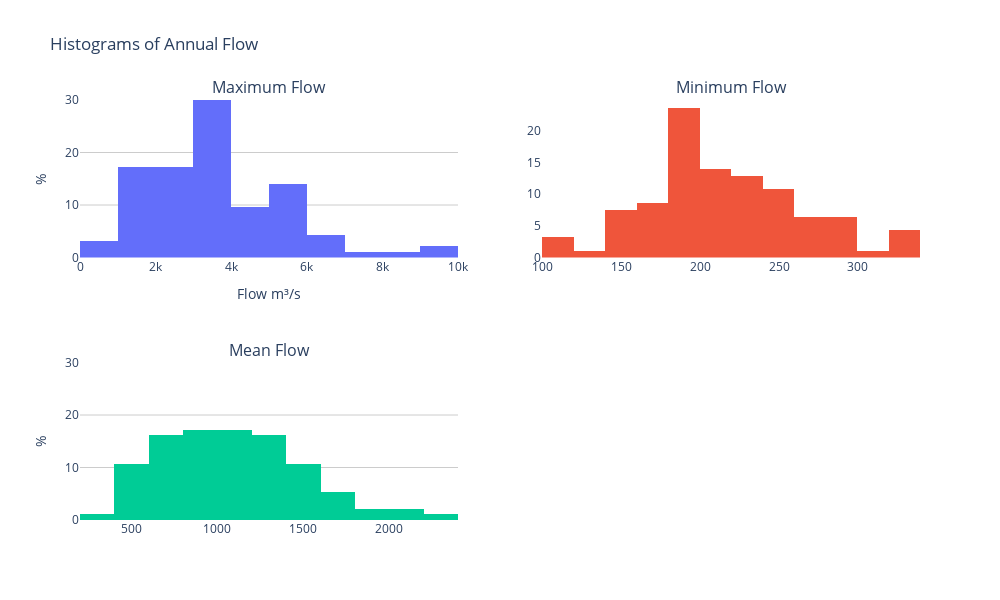

Notebook cell for this chart:
### Markdown cell above
# Annual Mean, Max and Min

### Code cell
fig = make_subplots(rows=2, cols=2, subplot_titles=("Maximum Flow","Minimum Flow","Mean Flow"))
fig.add_trace(go.Histogram(x=yearly['Flow_max'],histnorm='percent'),row=1,col=1)
fig.add_trace(go.Histogram(x=yearly['Flow_min'],histnorm='percent'),row=1,col=2)
fig.add_trace(go.Histogram(x=yearly['Flow_mean'],histnorm='percent'),row=2,col=1)

fig.update_layout(
    xaxis=dict(
        showgrid=False,
        showline=False,
        title_text="Flow m\u00B3/s"
    ),
    width=1000, height=600, autosize=False,
    plot_bgcolor='white',
    showlegend=False,
    title_text="Histograms of Annual Flow"
)
fig.update_yaxes(showline=False, showgrid=True,gridcolor='rgb(204, 204, 204)',title_text='%',row=1,col=1,range=(0,30))
fig.update_yaxes(showline=False, showgrid=True,gridcolor='rgb(204, 204, 204)',title_text='%',row=2,col=1,range=(0,30))
fig.update_yaxes(showline=False, showgrid=True,gridcolor='rgb(204, 204, 204)',title_text='%',row=2,col=1,range=(0,30))
fig.show(renderer=bookRenderer)

### Figure 1 — Plotly figure (JSON) as saved in the notebook; plotly's stock layout.template omitted (floating-point values rounded to 4 significant figures)
{"data": [{"histnorm": "percent", "type": "histogram", "x": [3452, 4501, 3313, 2261, 1589, 2188, 3356, 3803, 1617, 5589, 3279, 2497, 3600, 3228, 2873, 5260, 3356, 2188, 1708, 2543, 3886, 1589, 4629, 6170, 905, 5187, 4402, 6170, 5886, 3812, 3803, 5673, 9154, 9912, 4432, 4629, 6081, 5570, 7115, 2450, 2743, 5396, 3452, 5513, 8540, 4874, 3139, 1881, 1208, 2840, 5415, 5434, 2831, 6348, 5326, 3068, 3452, 1437, 1117, 1808, 1953, 3050, 2077, 2467, 3812, 1028, 2294, 905, 3573, 1839, 1232, 819, 1400, 3525, 3421, 3411, 3677, 2029, 3846, 4339, 1337, 2684, 4543, 3367, 5796, 5149, 4356, 3544, 3615, 3575, 1460, 2976, 3890], "xaxis": "x", "yaxis": "y"}, {"histnorm": "percent", "type": "histogram", "x": [111, 159, 193, 180, 195, 189, 201, 236, 189, 159, 178, 189, 201, 225, 221, 215, 225, 189, 171, 178, 193, 195, 193, 261, 193, 171, 193, 257, 221, 259, 212, 250, 291, 284, 243, 195, 201, 267, 284, 291, 264, 246, 267, 257, 281, 335, 320, 276, 229, 209, 221, 240, 335, 274, 338, 312, 284, 243, 222, 212, 199, 201, 240, 225, 209, 212, 199, 175, 164, 156, 133, 115, 103, 157, 174, 193, 140, 195, 194, 189, 194, 157, 210, 237, 182, 213, 225, 244, 222, 195, 209, 176, 157], "xaxis": "x2", "yaxis": "y2"}, {"histnorm": "percent", "type": "histogram", "x": [992.1, 1112.0, 990.4, 848.1, 564.5, 720.2, 942.7, 1065.0, 583.1, 1218.0, 952.3, 809.2, 1197.0, 828.6, 879.3, 1342.0, 956.8, 649.5, 669.4, 927.9, 996.7, 680.8, 1235.0, 1706.0, 457.3, 1374.0, 1224.0, 1592.0, 1486.0, 1103.0, 1286.0, 1761.0, 1522.0, 2334.0, 1104.0, 1134.0, 1474.0, 1729.0, 2103.0, 1018.0, 968.2, 1210.0, 975.5, 1845.0, 2149.0, 1539.0, 1076.0, 780.1, 579.4, 1117.0, 1596.0, 1561.0, 1133.0, 1882.0, 1480.0, 1304.0, 1151.0, 588.6, 605.6, 652.8, 727.8, 748.9, 793.3, 773.6, 1328.0, 534.8, 771.0, 479.1, 873.2, 575.0, 410.2, 359.9, 547.2, 1091.0, 1055.0, 858.0, 1217.0, 794.8, 1073.0, 1318.0, 631.7, 960.1, 1457.0, 1300.0, 1504.0, 1685.0, 1682.0, 1210.0, 1337.0, 1341.0, 697.2, 1013.0, 1081.0], "xaxis": "x3", "yaxis": "y3"}], "layout": {"annotations": [{"font": {"size": 16}, "showarrow": false, "text": "Maximum Flow", "x": 0.225, "xanchor": "center", "xref": "paper", "y": 1, "yanchor": "bottom", "yref": "paper"}, {"font": {"size": 16}, "showarrow": false, "text": "Minimum Flow", "x": 0.775, "xanchor": "center", "xref": "paper", "y": 1, "yanchor": "bottom", "yref": "paper"}, {"font": {"size": 16}, "showarrow": false, "text": "Mean Flow", "x": 0.225, "xanchor": "center", "xref": "paper", "y": 0.375, "yanchor": "bottom", "yref": "paper"}], "autosize": false, "height": 600, "plot_bgcolor": "white", "showlegend": false, "title": {"text": "Histograms of Annual Flow"}, "width": 1000, "xaxis": {"anchor": "y", "autorange": true, "domain": [0, 0.45], "range": [-0.5, 10000.0], "showgrid": false, "showline": false, "title": {"text": "Flow m³/s"}, "type": "linear"}, "xaxis2": {"anchor": "y2", "autorange": true, "domain": [0.55, 1], "range": [99.5, 339.5], "type": "linear"}, "xaxis3": {"anchor": "y3", "autorange": true, "domain": [0, 0.45], "range": [200, 2400], "type": "linear"}, "xaxis4": {"anchor": "y4", "domain": [0.55, 1]}, "yaxis": {"anchor": "x", "domain": [0.625, 1], "gridcolor": "rgb(204, 204, 204)", "range": [0, 30], "showgrid": true, "showline": false, "title": {"text": "%"}}, "yaxis2": {"anchor": "x2", "autorange": true, "domain": [0.625, 1], "range": [0, 24.9]}, "yaxis3": {"anchor": "x3", "domain": [0, 0.375], "gridcolor": "rgb(204, 204, 204)", "range": [0, 30], "showgrid": true, "showline": false, "title": {"text": "%"}}, "yaxis4": {"anchor": "x4", "domain": [0, 0.375]}}}
